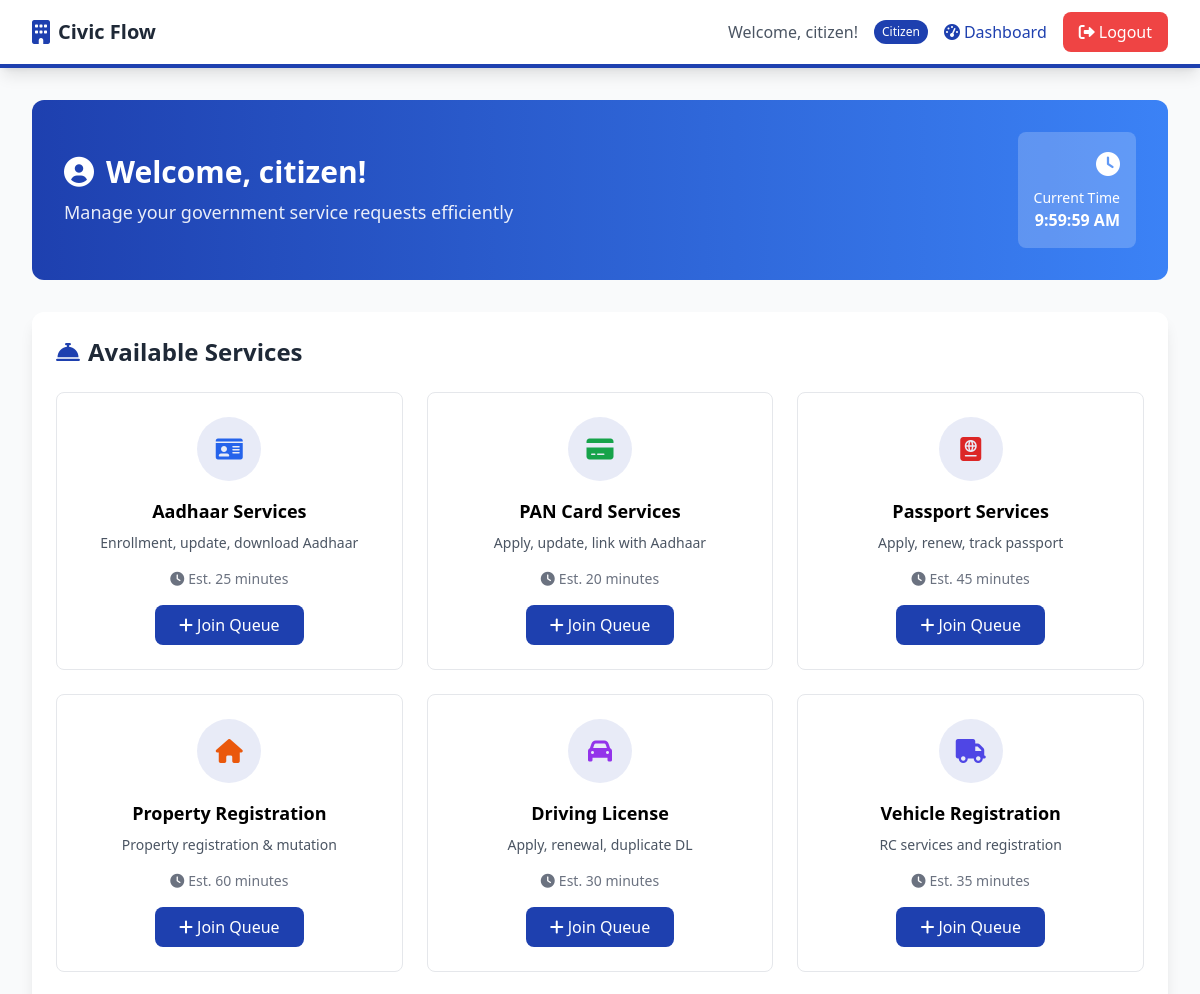
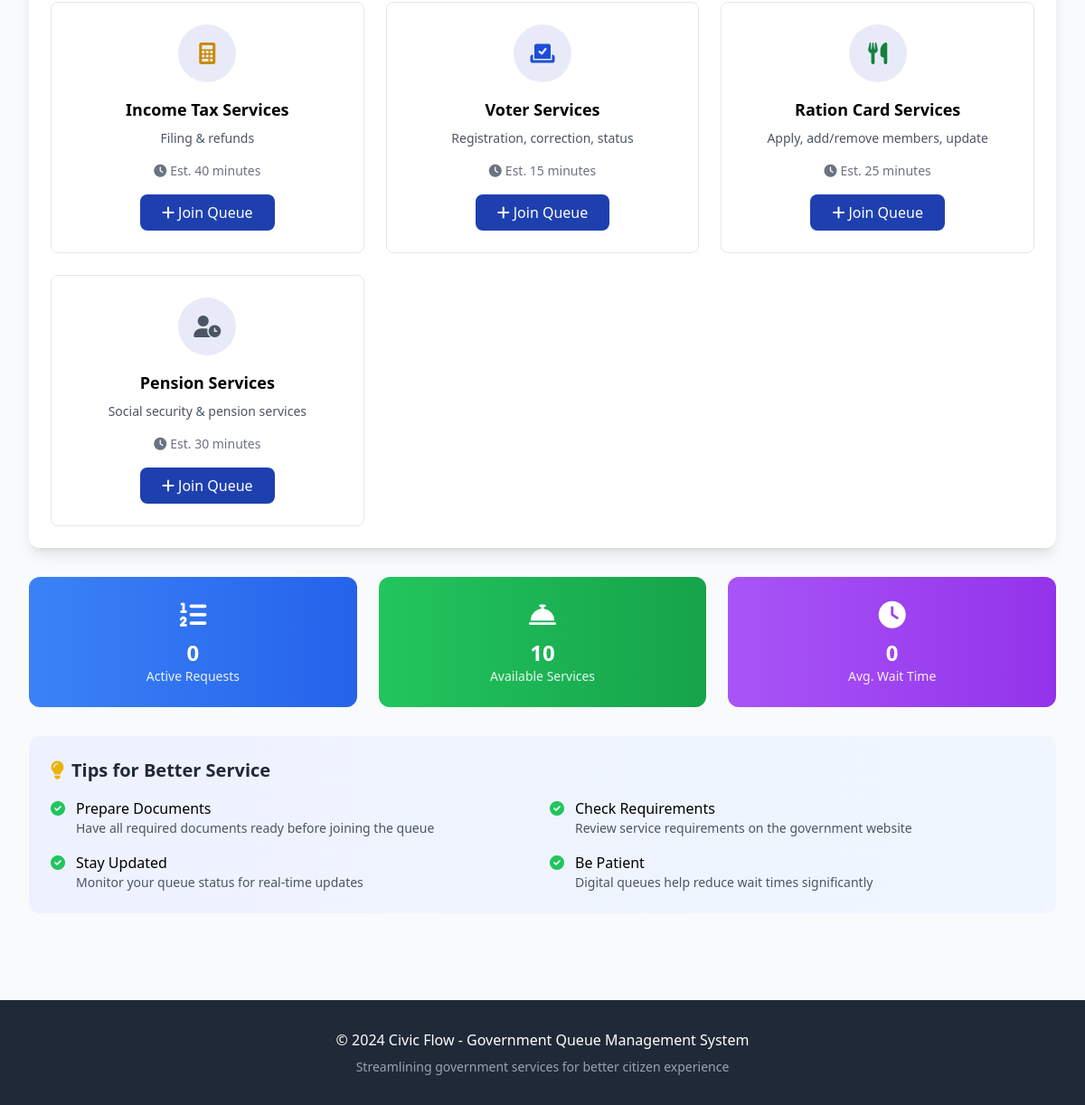
The app's page /dashboard (signed in) with its own data (2 pictures, top to bottom).
### tables this page shows
CREATE TABLE services (
        id INTEGER PRIMARY KEY AUTOINCREMENT,
        name TEXT NOT NULL,
        description TEXT,
        estimated_time INTEGER DEFAULT 15,
        is_active BOOLEAN DEFAULT 1
    );

### app.py (the view, shortened to what this page needs)
@app.route('/dashboard')
@login_required
def dashboard():
    conn = sqlite3.connect('civic_flow.db')
    c = conn.cursor()
    if session['role'] == 'admin':
        c.execute('SELECT COUNT(*) FROM queue WHERE status = "pending"')
        pending_count = c.fetchone()[0]
        c.execute('SELECT COUNT(*) FROM queue WHERE status = "waiting"')
        waiting_count = c.fetchone()[0]
        c.execute('SELECT COUNT(*) FROM queue WHERE status = "serving"')
        serving_count = c.fetchone()[0]
        c.execute('SELECT COUNT(*) FROM queue WHERE DATE(created_at) = DATE("now")')
        today_count = c.fetchone()[0]
        c.execute('''SELECT q.id, q.queue_number, s.name, u.username, q.created_at, q.status, q.preferred_date, q.preferred_time
                     FROM queue q
                     JOIN services s ON q.service_id = s.id
                     JOIN users u ON q.user_id = u.id
                     WHERE q.status = "pending"
                     ORDER BY q.created_at ASC''')
        pending_requests = c.fetchall()
        c.execute('''SELECT s.name, COUNT(q.id) as count
                     FROM services s LEFT JOIN queue q ON s.id = q.service_id
                     WHERE DATE(q.created_at) = DATE("now") OR q.created_at IS NULL
                     GROUP BY s.id, s.name''')
        service_stats = c.fetchall()
        conn.close()
        return render_template('admin_dashboard.html',
                             pending_count=pending_count,
                             waiting_count=waiting_count,
                             serving_count=serving_count,
                             today_count=today_count,
                             pending_requests=pending_requests,
                             service_stats=service_stats)
    else:
        c.execute('SELECT * FROM services WHERE is_active = 1')
        services = c.fetchall()
        c.execute('''SELECT q.id, q.queue_number, s.name, q.status, q.created_at
                     FROM queue q
                     JOIN services s ON q.service_id = s.id
                     WHERE q.user_id = ? AND DATE(q.created_at) = DATE("now")
                     ORDER BY q.created_at DESC''', (session['user_id'],))
        my_queue = c.fetchall()
        conn.close()
        return render_template('citizen_dashboard.html', services=services, my_queue=my_queue)

### app.py (called while the page is built)
def login_required(f):
    @wraps(f)
    def decorated_function(*args, **kwargs):
        if 'user_id' not in session:
            return redirect(url_for('login'))
        return f(*args, **kwargs)
    return decorated_function

### templates/citizen_dashboard.html (shortened to what this page needs)
{% extends "base.html" %}
{% block content %}
<div class="animate-fade-in">
    <div class="bg-gradient-to-r from-gov-blue to-gov-light text-white rounded-xl p-8 mb-8">
        <div class="flex items-center justify-between">
            <div>
                <h1 class="text-3xl font-bold mb-2">
                    <i class="fas fa-user-circle mr-3"></i>Welcome, {{ session.username }}!
                </h1>
                <p class="text-lg opacity-90">Manage your government service requests efficiently</p>
            </div>
            <div class="text-right">
                <div class="bg-white bg-opacity-20 rounded-lg p-4">
                    <i class="fas fa-clock text-2xl mb-2"></i>
                    <p class="text-sm">Current Time</p>
                    <p id="current-time" class="font-semibold"></p>
                </div>
            </div>
        </div>
    </div>
    <div class="bg-white rounded-xl shadow-lg p-6 mb-8 animate-slide-up" style="animation-delay: 0.1s">
        <h2 class="text-2xl font-bold mb-6 text-gray-800">
            <i class="fas fa-concierge-bell text-gov-blue mr-2"></i>Available Services
        </h2>
        <div class="grid md:grid-cols-2 lg:grid-cols-3 gap-6">
            {% for service in services %}
            <div class="border border-gray-200 rounded-lg p-6 hover:shadow-lg transition-all transform hover:-translate-y-1 hover:border-gov-blue">
                <div class="text-center">
                    <div class="bg-gov-blue bg-opacity-10 w-16 h-16 rounded-full flex items-center justify-center mx-auto mb-4">
                        {% if 'Aadhaar' in service[1] %}
                            <i class="fas fa-id-card text-blue-600 text-2xl"></i>
                        {% elif 'PAN' in service[1] %}
                            <i class="fas fa-credit-card text-green-600 text-2xl"></i>
                        {% elif 'Passport' in service[1] %}
                            <i class="fas fa-passport text-red-600 text-2xl"></i>
                        {% elif 'Property' in service[1] %}
                            <i class="fas fa-home text-orange-600 text-2xl"></i>
                        {% elif 'Driving' in service[1] %}
                            <i class="fas fa-car text-purple-600 text-2xl"></i>
                        {% elif 'Vehicle' in service[1] %}
                            <i class="fas fa-truck text-indigo-600 text-2xl"></i>
                        {% elif 'Income' in service[1] %}
                            <i class="fas fa-calculator text-yellow-600 text-2xl"></i>
                        {% elif 'Voter' in service[1] %}
                            <i class="fas fa-vote-yea text-blue-700 text-2xl"></i>
                        {% elif 'Ration' in service[1] %}
                            <i class="fas fa-utensils text-green-700 text-2xl"></i>
                        {% elif 'Pension' in service[1] %}
                            <i class="fas fa-user-clock text-gray-600 text-2xl"></i>
                        {% else %}
                            <i class="fas fa-file-alt text-gov-blue text-2xl"></i>
                        {% endif %}
                    </div>
                    <h3 class="font-semibold text-lg mb-2">{{ service[1] }}</h3>
                    <p class="text-gray-600 text-sm mb-4">{{ service[2] }}</p>
                    <div class="flex items-center justify-center text-sm text-gray-500 mb-4">
                        <i class="fas fa-clock mr-1"></i>
                        <span>Est. {{ service[3] }} minutes</span>
                    </div>
                    <a href="{{ url_for('join_queue', service_id=service[0]) }}"
                       class="bg-gov-blue hover:bg-gov-dark text-white px-6 py-2 rounded-lg transition-colors transform hover:scale-105 inline-block">
                        <i class="fas fa-plus mr-1"></i>Join Queue
                    </a>
                </div>
            </div>
            {% endfor %}
        </div>
    </div>
    <div class="grid md:grid-cols-3 gap-6 mb-8">
        <div class="bg-gradient-to-r from-blue-500 to-blue-600 text-white p-6 rounded-xl text-center animate-slide-up" style="animation-delay: 0.2s">
            <i class="fas fa-list-ol text-3xl mb-2"></i>
            <h3 class="text-2xl font-bold">{{ my_queue|length }}</h3>
            <p class="text-sm opacity-90">Active Requests</p>
        </div>
        <div class="bg-gradient-to-r from-green-500 to-green-600 text-white p-6 rounded-xl text-center animate-slide-up" style="animation-delay: 0.3s">
            <i class="fas fa-concierge-bell text-3xl mb-2"></i>
            <h3 class="text-2xl font-bold">{{ services|length }}</h3>
            <p class="text-sm opacity-90">Available Services</p>
        </div>
        <div class="bg-gradient-to-r from-purple-500 to-purple-600 text-white p-6 rounded-xl text-center animate-slide-up" style="animation-delay: 0.4s">
            <i class="fas fa-clock text-3xl mb-2"></i>
            <h3 class="text-2xl font-bold">0</h3>
            <p class="text-sm opacity-90">Avg. Wait Time</p>
        </div>
    </div>
    <div class="bg-gradient-to-r from-indigo-50 to-blue-50 rounded-xl p-6 animate-slide-up" style="animation-delay: 0.5s">
        <h3 class="text-xl font-semibold mb-4 text-gray-800">
            <i class="fas fa-lightbulb text-yellow-500 mr-2"></i>Tips for Better Service
        </h3>
        <div class="grid md:grid-cols-2 gap-4">
            <div class="flex items-start space-x-3">
                <i class="fas fa-check-circle text-green-500 mt-1"></i>
                <div>
                    <h4 class="font-medium">Prepare Documents</h4>
                    <p class="text-sm text-gray-600">Have all required documents ready before joining the queue</p>
                </div>
            </div>
            <div class="flex items-start space-x-3">
                <i class="fas fa-check-circle text-green-500 mt-1"></i>
                <div>
                    <h4 class="font-medium">Check Requirements</h4>
                    <p class="text-sm text-gray-600">Review service requirements on the government website</p>
                </div>
            </div>
            <div class="flex items-start space-x-3">
                <i class="fas fa-check-circle text-green-500 mt-1"></i>
                <div>
                    <h4 class="font-medium">Stay Updated</h4>
                    <p class="text-sm text-gray-600">Monitor your queue status for real-time updates</p>
                </div>
            </div>
            <div class="flex items-start space-x-3">
                <i class="fas fa-check-circle text-green-500 mt-1"></i>
                <div>
                    <h4 class="font-medium">Be Patient</h4>
                    <p class="text-sm text-gray-600">Digital queues help reduce wait times significantly</p>
                </div>
            </div>
        </div>
    </div>
</div>
{% endblock %}

### records on screen
services: name "Aadhaar Services", description "Enrollment, update, download Aadhaar", estimated_time "25"
services: name "PAN Card Services", description "Apply, update, link with Aadhaar", estimated_time "20"
services: name "Passport Services", description "Apply, renew, track passport", estimated_time "45"
services: name "Property Registration", description "Property registration & mutation", estimated_time "60"
services: name "Driving License", description "Apply, renewal, duplicate DL", estimated_time "30"
services: name "Vehicle Registration", description "RC services and registration", estimated_time "35"
services: name "Income Tax Services", description "Filing & refunds", estimated_time "40"
services: name "Voter Services", description "Registration, correction, status", estimated_time "15"
services: name "Ration Card Services", description "Apply, add/remove members, update", estimated_time "25"
services: name "Pension Services", description "Social security & pension services", estimated_time "30"

### other values on screen
{{ session.username }} "citizen"
{{ session.role.title() }} "Citizen"
{{ my_queue|length }} "0"
{{ services|length }} "10"
